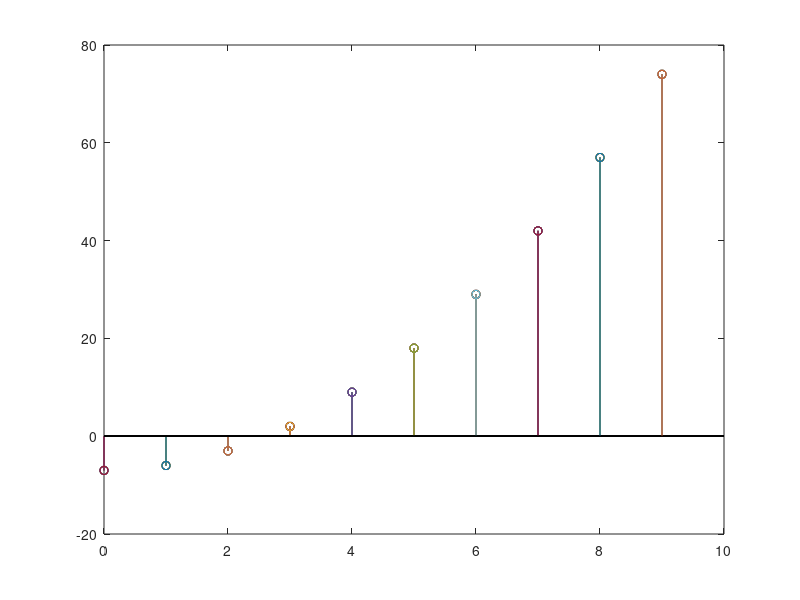

MATLAB code for this plot: (Note: this script raises an error after producing the figure.)
for n = 0:1:9
    if n<=9
        n2 = n.^2 - 7;
        n2;
        stem(n,n2)
        hold on
    end
end
for n = 10:1:99
    while n>9
        if n>9
        m = n - 10;
        n = m;
            if n <= 9
            n3 = n.^2 - 7;
            stem(n,n3)
            hold on
            pause(0.03)
            end
        end   
    end
end

%{ this piece-wise function is a periodic function
   because any number that is greater than 9 will 
   always be reduced by 10 until it satisfies the 
   upper condition of being less than or equal to 9 }%
